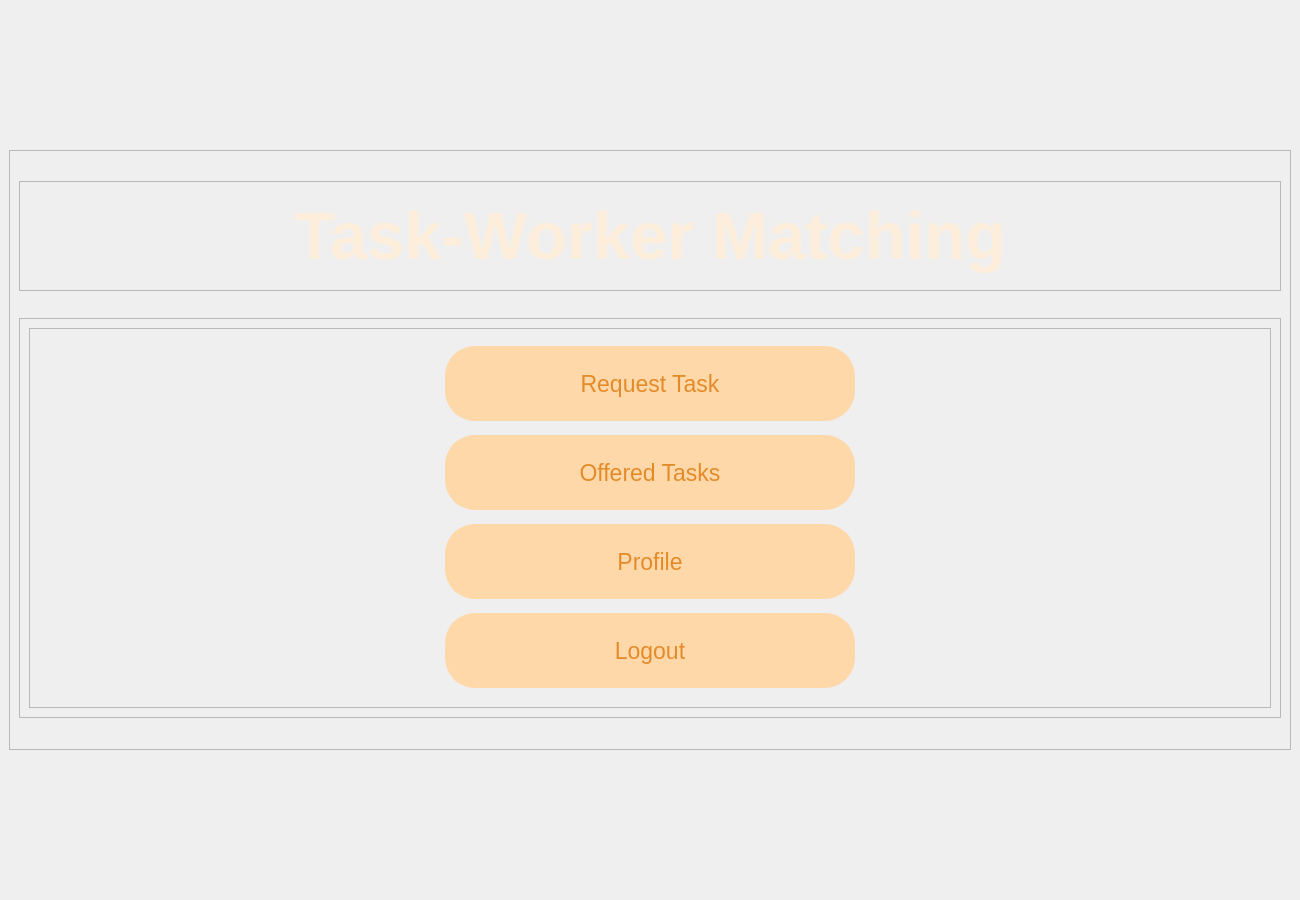
<?xml version="1.0" encoding="UTF-8"?>
<ui version="4.0">
 <class>Home</class>
 <widget class="QMainWindow" name="Home">
  <property name="geometry">
   <rect>
    <x>0</x>
    <y>0</y>
    <width>1300</width>
    <height>900</height>
   </rect>
  </property>
  <property name="windowTitle">
   <string>MainWindow</string>
  </property>
  <property name="styleSheet">
   <string notr="true"/>
  </property>
  <widget class="QWidget" name="centralwidget">
   <layout class="QGridLayout" name="gridLayout">
    <item row="0" column="0">
     <widget class="QFrame" name="frame_3">
      <property name="maximumSize">
       <size>
        <width>16777215</width>
        <height>600</height>
       </size>
      </property>
      <property name="frameShape">
       <enum>QFrame::Shape::StyledPanel</enum>
      </property>
      <property name="frameShadow">
       <enum>QFrame::Shadow::Raised</enum>
      </property>
      <layout class="QGridLayout" name="gridLayout_4">
       <item row="1" column="0">
        <widget class="QFrame" name="frame">
         <property name="maximumSize">
          <size>
           <width>16777215</width>
           <height>110</height>
          </size>
         </property>
         <property name="styleSheet">
          <string notr="true"/>
         </property>
         <property name="frameShape">
          <enum>QFrame::Shape::StyledPanel</enum>
         </property>
         <property name="frameShadow">
          <enum>QFrame::Shadow::Raised</enum>
         </property>
         <layout class="QGridLayout" name="gridLayout_2">
          <property name="topMargin">
           <number>9</number>
          </property>
          <property name="bottomMargin">
           <number>9</number>
          </property>
          <item row="0" column="0">
           <widget class="QLabel" name="label_3">
            <property name="font">
             <font>
              <pointsize>50</pointsize>
              <bold>true</bold>
             </font>
            </property>
            <property name="styleSheet">
             <string notr="true">color:#FDEEDC;</string>
            </property>
            <property name="text">
             <string>Task-Worker Matching</string>
            </property>
            <property name="alignment">
             <set>Qt::AlignmentFlag::AlignCenter</set>
            </property>
           </widget>
          </item>
         </layout>
        </widget>
       </item>
       <item row="2" column="0">
        <widget class="QFrame" name="frame_2">
         <property name="maximumSize">
          <size>
           <width>1500</width>
           <height>400</height>
          </size>
         </property>
         <property name="styleSheet">
          <string notr="true">QPushButton{
	border: 1px solid #FFD8A9;
    height: 20px;
    background-color: #FFD8A9;
border-radius: 30px;
color:#E38B29;
}

QPushButton:hover{
    background-color: #9c6644;
border: 1px solid #9c6644;
	color:#FFD8A9;
transition: all 0.3s ease-in-out;
}</string>
         </property>
         <property name="frameShape">
          <enum>QFrame::Shape::StyledPanel</enum>
         </property>
         <property name="frameShadow">
          <enum>QFrame::Shadow::Raised</enum>
         </property>
         <layout class="QGridLayout" name="gridLayout_3">
          <property name="topMargin">
           <number>9</number>
          </property>
          <property name="bottomMargin">
           <number>9</number>
          </property>
          <property name="spacing">
           <number>0</number>
          </property>
          <item row="0" column="0" colspan="2">
           <widget class="QFrame" name="frame_4">
            <property name="frameShape">
             <enum>QFrame::Shape::StyledPanel</enum>
            </property>
            <property name="frameShadow">
             <enum>QFrame::Shadow::Raised</enum>
            </property>
            <layout class="QGridLayout" name="gridLayout_5">
             <item row="0" column="0">
              <widget class="QPushButton" name="request">
               <property name="maximumSize">
                <size>
                 <width>410</width>
                 <height>75</height>
                </size>
               </property>
               <property name="font">
                <font>
                 <pointsize>17</pointsize>
                </font>
               </property>
               <property name="cursor">
                <cursorShape>PointingHandCursor</cursorShape>
               </property>
               <property name="text">
                <string>Request Task</string>
               </property>
              </widget>
             </item>
             <item row="2" column="0">
              <widget class="QPushButton" name="profile">
               <property name="maximumSize">
                <size>
                 <width>410</width>
                 <height>75</height>
                </size>
               </property>
               <property name="font">
                <font>
                 <pointsize>17</pointsize>
                </font>
               </property>
               <property name="text">
                <string>Profile</string>
               </property>
              </widget>
             </item>
             <item row="1" column="0">
              <widget class="QPushButton" name="offeredTasks">
               <property name="maximumSize">
                <size>
                 <width>410</width>
                 <height>75</height>
                </size>
               </property>
               <property name="font">
                <font>
                 <pointsize>17</pointsize>
                </font>
               </property>
               <property name="cursor">
                <cursorShape>PointingHandCursor</cursorShape>
               </property>
               <property name="text">
                <string>Offered Tasks</string>
               </property>
              </widget>
             </item>
             <item row="3" column="0">
              <widget class="QPushButton" name="logout">
               <property name="maximumSize">
                <size>
                 <width>410</width>
                 <height>75</height>
                </size>
               </property>
               <property name="font">
                <font>
                 <pointsize>17</pointsize>
                </font>
               </property>
               <property name="text">
                <string>Logout</string>
               </property>
              </widget>
             </item>
            </layout>
           </widget>
          </item>
         </layout>
        </widget>
       </item>
      </layout>
     </widget>
    </item>
   </layout>
  </widget>
 </widget>
 <resources/>
 <connections/>
</ui>
